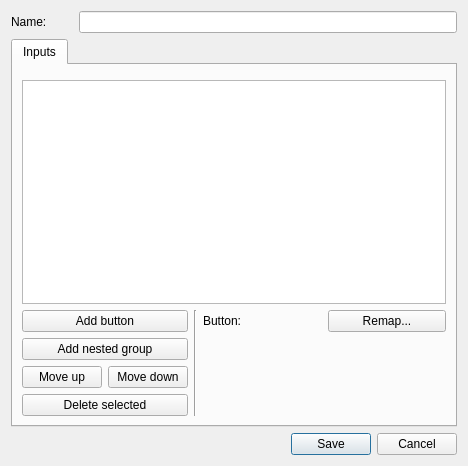
<?xml version="1.0" encoding="UTF-8"?>
<ui version="4.0">
 <class>WorldinputModifierEditDialog</class>
 <widget class="QDialog" name="WorldinputModifierEditDialog">
  <property name="geometry">
   <rect>
    <x>0</x>
    <y>0</y>
    <width>440</width>
    <height>466</height>
   </rect>
  </property>
  <property name="windowTitle">
   <string>Edit modifier</string>
  </property>
  <layout class="QGridLayout" name="gridLayout">
   <item row="0" column="1">
    <spacer name="horizontalSpacer">
     <property name="orientation">
      <enum>Qt::Horizontal</enum>
     </property>
     <property name="sizeType">
      <enum>QSizePolicy::Minimum</enum>
     </property>
     <property name="sizeHint" stdset="0">
      <size>
       <width>20</width>
       <height>8</height>
      </size>
     </property>
    </spacer>
   </item>
   <item row="0" column="0">
    <widget class="QLabel" name="nameLabel">
     <property name="text">
      <string>Name:</string>
     </property>
     <property name="buddy">
      <cstring>name</cstring>
     </property>
    </widget>
   </item>
   <item row="2" column="0" colspan="3">
    <layout class="QHBoxLayout" name="horizontalLayout_8">
     <item>
      <spacer name="horizontalSpacer_8">
       <property name="orientation">
        <enum>Qt::Horizontal</enum>
       </property>
       <property name="sizeHint" stdset="0">
        <size>
         <width>40</width>
         <height>20</height>
        </size>
       </property>
      </spacer>
     </item>
     <item>
      <widget class="QPushButton" name="buttonSave">
       <property name="text">
        <string>Save</string>
       </property>
      </widget>
     </item>
     <item>
      <widget class="QPushButton" name="buttonCancel">
       <property name="text">
        <string>Cancel</string>
       </property>
      </widget>
     </item>
    </layout>
   </item>
   <item row="0" column="2">
    <widget class="QLineEdit" name="name"/>
   </item>
   <item row="1" column="0" colspan="3">
    <widget class="QTabWidget" name="tabWidget">
     <property name="currentIndex">
      <number>0</number>
     </property>
     <widget class="QWidget" name="tabInputs">
      <attribute name="title">
       <string>Inputs</string>
      </attribute>
      <layout class="QVBoxLayout" name="verticalLayout" stretch="0,1,0">
       <item>
        <widget class="QWidget" name="widget" native="true">
         <layout class="QHBoxLayout" name="horizontalLayout" stretch="">
          <property name="leftMargin">
           <number>0</number>
          </property>
          <property name="topMargin">
           <number>0</number>
          </property>
          <property name="rightMargin">
           <number>0</number>
          </property>
          <property name="bottomMargin">
           <number>0</number>
          </property>
         </layout>
        </widget>
       </item>
       <item>
        <widget class="QTreeView" name="treeView"/>
       </item>
       <item>
        <widget class="QWidget" name="selectedISGOptions" native="true">
         <property name="sizePolicy">
          <sizepolicy hsizetype="Preferred" vsizetype="Fixed">
           <horstretch>0</horstretch>
           <verstretch>0</verstretch>
          </sizepolicy>
         </property>
         <layout class="QHBoxLayout" name="horizontalLayout_2" stretch="1,0,1">
          <property name="leftMargin">
           <number>0</number>
          </property>
          <property name="topMargin">
           <number>0</number>
          </property>
          <property name="rightMargin">
           <number>0</number>
          </property>
          <property name="bottomMargin">
           <number>0</number>
          </property>
          <item>
           <widget class="QWidget" name="selectedISGHierarchyOptions" native="true">
            <layout class="QVBoxLayout" name="verticalLayout_2">
             <property name="leftMargin">
              <number>0</number>
             </property>
             <property name="topMargin">
              <number>0</number>
             </property>
             <property name="rightMargin">
              <number>0</number>
             </property>
             <property name="bottomMargin">
              <number>0</number>
             </property>
             <item>
              <widget class="QPushButton" name="inputSeqAddButton">
               <property name="text">
                <string>Add button</string>
               </property>
              </widget>
             </item>
             <item>
              <widget class="QPushButton" name="inputSeqAddGroup">
               <property name="text">
                <string>Add nested group</string>
               </property>
              </widget>
             </item>
             <item>
              <layout class="QHBoxLayout" name="horizontalLayout_3">
               <item>
                <widget class="QPushButton" name="inputSeqMoveUp">
                 <property name="text">
                  <string>Move up</string>
                 </property>
                </widget>
               </item>
               <item>
                <widget class="QPushButton" name="inputSeqMoveDown">
                 <property name="text">
                  <string>Move down</string>
                 </property>
                </widget>
               </item>
              </layout>
             </item>
             <item>
              <widget class="QPushButton" name="inputSeqDelete">
               <property name="text">
                <string>Delete selected</string>
               </property>
              </widget>
             </item>
            </layout>
           </widget>
          </item>
          <item>
           <widget class="Line" name="line">
            <property name="orientation">
             <enum>Qt::Vertical</enum>
            </property>
           </widget>
          </item>
          <item>
           <widget class="QStackedWidget" name="inputSeqEditSelection">
            <property name="currentIndex">
             <number>0</number>
            </property>
            <widget class="QWidget" name="inputSeqEditButton">
             <layout class="QGridLayout" name="gridLayout_2">
              <property name="leftMargin">
               <number>0</number>
              </property>
              <property name="topMargin">
               <number>0</number>
              </property>
              <property name="rightMargin">
               <number>0</number>
              </property>
              <property name="bottomMargin">
               <number>0</number>
              </property>
              <item row="0" column="1">
               <widget class="QPushButton" name="inputSeqButtonRemap">
                <property name="text">
                 <string>Remap...</string>
                </property>
               </widget>
              </item>
              <item row="1" column="0" colspan="2">
               <spacer name="verticalSpacer">
                <property name="orientation">
                 <enum>Qt::Vertical</enum>
                </property>
                <property name="sizeHint" stdset="0">
                 <size>
                  <width>8</width>
                  <height>0</height>
                 </size>
                </property>
               </spacer>
              </item>
              <item row="0" column="0">
               <widget class="QLabel" name="inputSeqButtonRemapLabel">
                <property name="text">
                 <string>Button:</string>
                </property>
                <property name="buddy">
                 <cstring>inputSeqButtonRemap</cstring>
                </property>
               </widget>
              </item>
             </layout>
            </widget>
            <widget class="QWidget" name="inputSeqEditGroup">
             <layout class="QGridLayout" name="gridLayout_3">
              <property name="leftMargin">
               <number>0</number>
              </property>
              <property name="topMargin">
               <number>0</number>
              </property>
              <property name="rightMargin">
               <number>0</number>
              </property>
              <property name="bottomMargin">
               <number>0</number>
              </property>
              <item row="0" column="1">
               <widget class="QComboBox" name="inputSeqGroupType">
                <item>
                 <property name="text">
                  <string>Concurrent and ordered</string>
                 </property>
                </item>
                <item>
                 <property name="text">
                  <string>Concurrent and unordered</string>
                 </property>
                </item>
                <item>
                 <property name="text">
                  <string>Separate and ordered</string>
                 </property>
                </item>
               </widget>
              </item>
              <item row="0" column="0">
               <widget class="QLabel" name="inputSeqGroupTypeLabel">
                <property name="text">
                 <string>Group type:</string>
                </property>
                <property name="buddy">
                 <cstring>inputSeqGroupType</cstring>
                </property>
               </widget>
              </item>
              <item row="1" column="0" colspan="2">
               <spacer name="verticalSpacer_2">
                <property name="orientation">
                 <enum>Qt::Vertical</enum>
                </property>
                <property name="sizeHint" stdset="0">
                 <size>
                  <width>8</width>
                  <height>0</height>
                 </size>
                </property>
               </spacer>
              </item>
             </layout>
            </widget>
           </widget>
          </item>
         </layout>
        </widget>
       </item>
      </layout>
     </widget>
    </widget>
   </item>
  </layout>
 </widget>
 <tabstops>
  <tabstop>name</tabstop>
  <tabstop>tabWidget</tabstop>
  <tabstop>treeView</tabstop>
  <tabstop>inputSeqAddButton</tabstop>
  <tabstop>inputSeqAddGroup</tabstop>
  <tabstop>inputSeqMoveUp</tabstop>
  <tabstop>inputSeqMoveDown</tabstop>
  <tabstop>inputSeqDelete</tabstop>
  <tabstop>inputSeqButtonRemap</tabstop>
  <tabstop>inputSeqGroupType</tabstop>
 </tabstops>
 <resources/>
 <connections/>
</ui>
